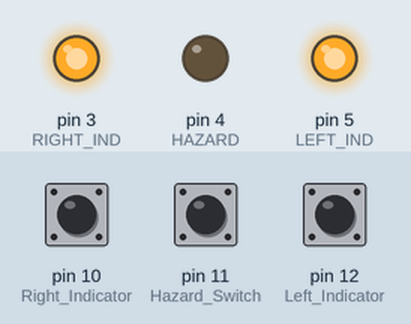
This sketch was run on a simulated Arduino Uno, built with avr-gcc and run on an emulated ATmega328P. Shown: output pins drawn as LEDs (lit = HIGH). Dashed ring = blinking. The inputs (shaded band) are chosen by the test bench; at power-on: pin 10 (Right_Indicator) HIGH, pin 11 (Hazard_Switch) HIGH, pin 12 (Left_Indicator) HIGH.

Above: at 1.2 s.
1.3 s: pin 10 (Right_Indicator) pulled LOW for 3.2 s
At 1.7 s:
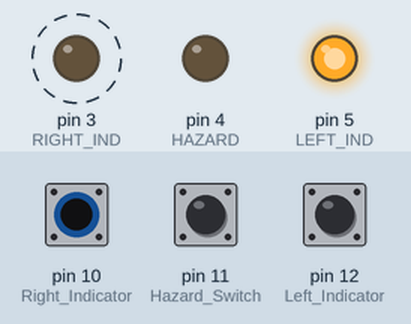
6.3 s: pin 11 (Hazard_Switch) pulled LOW for 0.15 s
At 6.7 s:
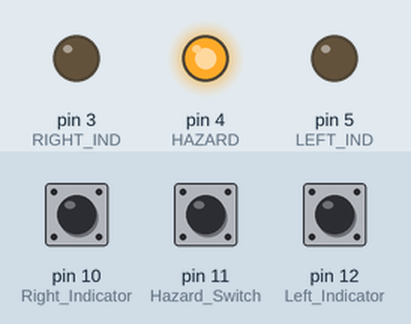
8.3 s: pin 12 (Left_Indicator) pulled LOW for 0.15 s
At 8.7 s:
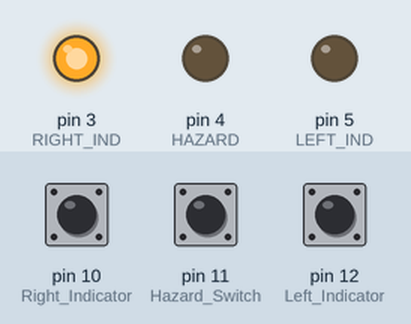
10.3 s: pin 12 (Left_Indicator) pulled LOW for 3.2 s
At 14.2 s:
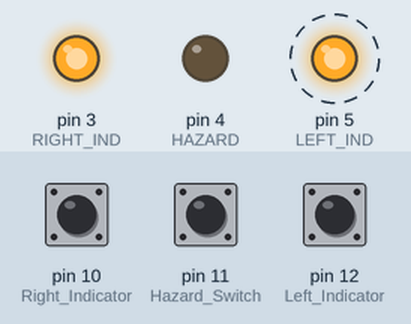
15.0 s: pin 11 (Hazard_Switch) pulled LOW for 3.2 s
At 19.0 s:
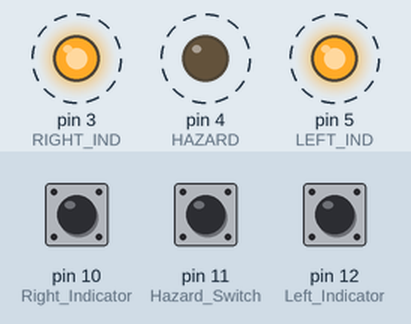
Timing chart, 0 to 20.5 s (numbered marks = the images above; inputs shaded):
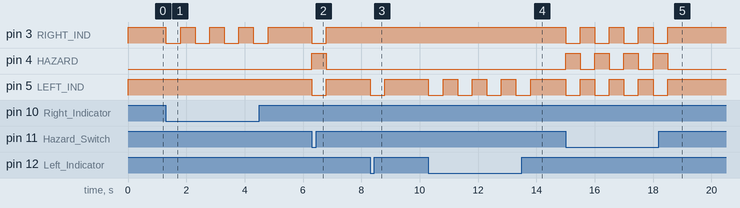

Measured:
- after the input at 1.3 s, pin 3 (RIGHT_IND): alternates HIGH for 0.50 s and LOW for 0.50 s, 8 changes in all, then stays HIGH, starting at once
- after the input at 6.3 s, pin 3 (RIGHT_IND), pin 5 (LEFT_IND): HIGH → LOW at once, → HIGH 0.50 s later; pin 4 (HAZARD): LOW → HIGH at once, → LOW 0.50 s later
- after the input at 8.3 s, pin 5 (LEFT_IND): HIGH → LOW at once, → HIGH 0.50 s later
- after the input at 10.3 s, pin 5 (LEFT_IND): alternates HIGH for 0.50 s and LOW for 0.50 s, 8 changes in all, then stays HIGH, starting at once
- after the input at 15.0 s, pin 3 (RIGHT_IND), pin 5 (LEFT_IND): alternates HIGH for 0.50 s and LOW for 0.50 s, 8 changes in all, then stays HIGH, starting at once; pin 4 (HAZARD): alternates HIGH for 0.50 s and LOW for 0.50 s, 8 changes in all, then stays LOW, starting at once

The sketch:

cfarrell_assign_1.ino
```cpp
/*
Automotive Software Concepts - I.O.T Year 2
///////////////////////////////////////////////////////////////////
Author - Conor Farrell    /////////////////////////////////////////
Date - 30 November 2016   /////////////////////////////////////////
///////////////////////////////////////////////////////////////////


Car Indicator Demonstrator

(see circuit in report)
This circuit models the indicators in the average
car. The system has three inputs and three outputs.

The three inputs and a brief description of their functions:
* Left Button - Flashes the left indicator when held
* Right Button - Flashes the right indicator when held
* Hazard Switch - Flashes both indicators and the Hazard Light when
  activated, regardless of the states of the other buttons

The three outputs are as follows:
* LEFT_IND - left indicator
* RIGHT_IND - right indicator
* HAZARD - hazard light
*/


//MAIN PROGRAMME - THE START
void setup() {
  /*
  These should remain the same for the
  duration of the programme
  */
  const int LEFT_IND;
  const int RIGHT_IND;
  const int HAZARD;

/*These are our outputs
Left Indicator = Pin 5
Right Indicator = Pin 3
Hazard Light = Pin 4
*/
pinMode(4, OUTPUT);
pinMode(5, OUTPUT);
pinMode(3, OUTPUT);

/* INPUT_PULLUP enables the ATMega's Internal Pull-Up Resistor for each
pin. This requires that the swithes be inverted so that the LEDs will blink
when the switches are pressed */
pinMode(12, INPUT_PULLUP);      // Left Indicator
pinMode(11, INPUT_PULLUP);      // Hazard Switch
pinMode(10, INPUT_PULLUP);      // Right Indicator


}
//simplar to while(true) this loops infinitely
void loop() {

int LEFT_IND = 5;   //pins being initalised
int RIGHT_IND = 3;
int HAZARD = 4;

int time = 500;     //Let's define delay time variable here to make life
//easier

bool leftState = digitalRead(12);  // store current state of pin 12
bool rightState = digitalRead(10);  // store current state of pin 10
bool hazardState = digitalRead(11);  // store current state of pin 11


/*
The internal resistor inverts the logic of the buttons
so instead of testing for the booleans, we test for the
inverse of them.

++++++NOTE++++++
We check if the hazard switch is on first since that is the most
inportant condition
*/
if(!hazardState == HIGH){
  digitalWrite(LEFT_IND,LOW);
  digitalWrite(HAZARD,HIGH);
  digitalWrite(RIGHT_IND,LOW);


  delay(time);

  digitalWrite(LEFT_IND,HIGH);
  digitalWrite(HAZARD,LOW);
  digitalWrite(RIGHT_IND,HIGH);
  delay(time);
}
else if(!leftState == HIGH){
  digitalWrite(LEFT_IND,LOW);
  delay(time);
  digitalWrite(LEFT_IND,HIGH);
  delay(time);
}

else if(!rightState == HIGH){
  digitalWrite(RIGHT_IND,LOW);
  delay(time);
  digitalWrite(RIGHT_IND,HIGH);
  delay(time);
}
/*default condition when eveything is false
Once again the inverted logic requires that the LEDs
are set to HIGH instead of LOW
*/
else{
  digitalWrite(LEFT_IND,HIGH);
// digitalWrite(HAZARD,LOW);
  digitalWrite(RIGHT_IND,HIGH);
}

}


//some code that was not implemented in the final submission
// void flash(int pinNumber){
//    digitalWrite(pinNumber,HIGH);
//    delay(1000);
//    digitalWrite(pinNumber,LOW);
//  }
```
